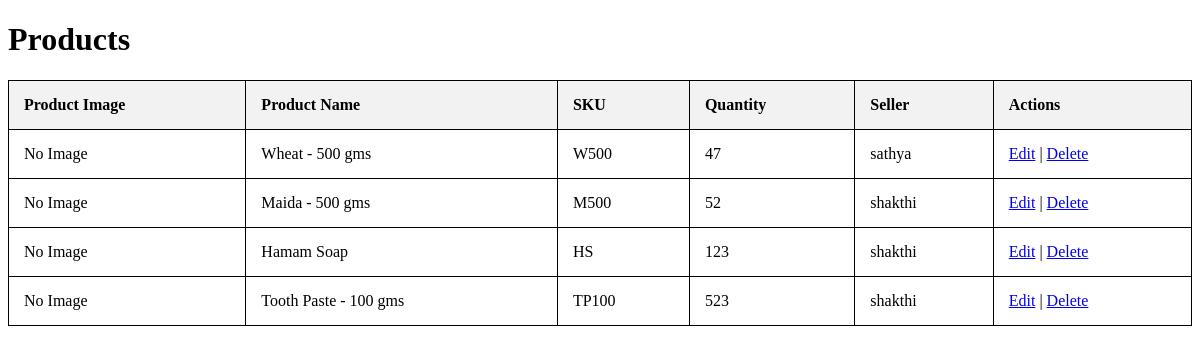
Page /view_products on the earlier database version.
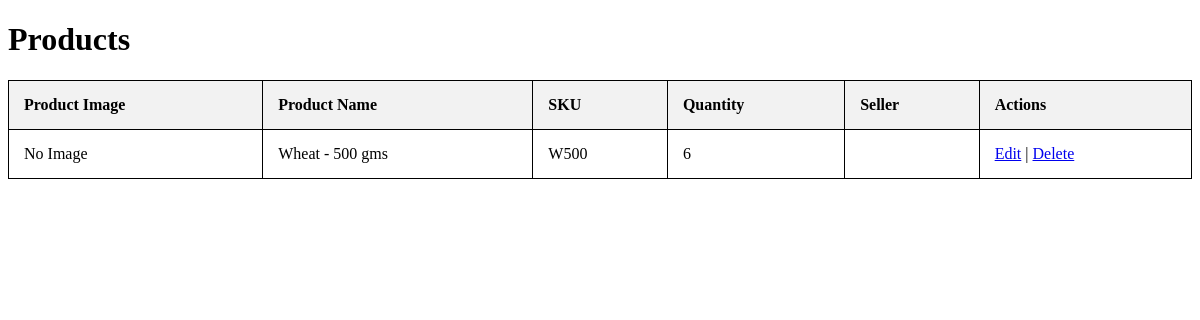
Same page on the later database version.
### models.py (models this page shows, shortened)
class Product(db.Model):
    id = db.Column(db.Integer, primary_key=True)
    name = db.Column(db.String(100), nullable=False)
    SKU = db.Column(db.String(50), nullable=False)
    category_id = db.Column(db.Integer, db.ForeignKey('product_category.id'), nullable=False)
    image = db.Column(db.String(200), nullable=True)
    net_price = db.Column(db.Float, nullable=False)
    selling_price = db.Column(db.Float, nullable=False)
    quantity = db.Column(db.Integer, nullable=False)
    seller = db.Column(db.String(100), nullable=False)
    inventory = db.relationship('Inventory', backref='product', lazy=True)

### blueprints/product.py (the view)
@product_bp.route('/view_products')
def view_products():
    products = Product.query.all()
    return render_template('view_products.html', products=products)

### templates/view_products.html (shortened to what this page needs)
<!DOCTYPE html>
<html>
<head>
</head>
<body>
    <h1>Products</h1>
    <table>
        <tr>
            <th>Product Image</th>
            <th>Product Name</th>
            <th>SKU</th>
            <th>Quantity</th>
            <th>Seller</th>
            <th>Actions</th>
        </tr>
        {% for product in products %}
        <tr>
            <td>
                {% if product.image %}
                <img src="{{ url_for('static', filename='uploads/' ~ product.image) }}" alt="Product Image" style="max-width: 100px;">
                {% else %}
                    No Image
                {% endif %}
            </td>
            <td>{{ product.name }}</td>
            <td>{{ product.SKU }}</td>
            <td>{{ product.quantity }}</td>
            <td>{{ product.seller }}</td>
            <td>
                <a href="{{ url_for('product.edit_product', product_id=product.id) }}">Edit</a> |
                <a href="{{ url_for('product.delete_product', product_id=product.id) }}" onclick="return confirm('Are you sure you want to delete this product?');">Delete</a>
            </td>
        </tr>
        {% endfor %}
    </table>
</body>
</html>

### templates/view_products.html (style rules this page uses)
table { width: 100%; border-collapse: collapse; }
table, th, td { border: 1px solid black; }
th, td { padding: 15px; text-align: left; }
th { background-color: #f2f2f2; }

Differences in the rows shown:
removed Product: shows "No Image", name "Maida - 500 gms", SKU "M500", quantity "52", seller "shakthi"
removed Product: shows "No Image", name "Hamam Soap", SKU "HS", quantity "123", seller "shakthi"
removed Product: shows "No Image", name "Tooth Paste - 100 gms", SKU "TP100", quantity "523", seller "shakthi"
changed Product "Wheat - 500 gms": quantity "47" → "6"; seller "sathya" → (not shown)
